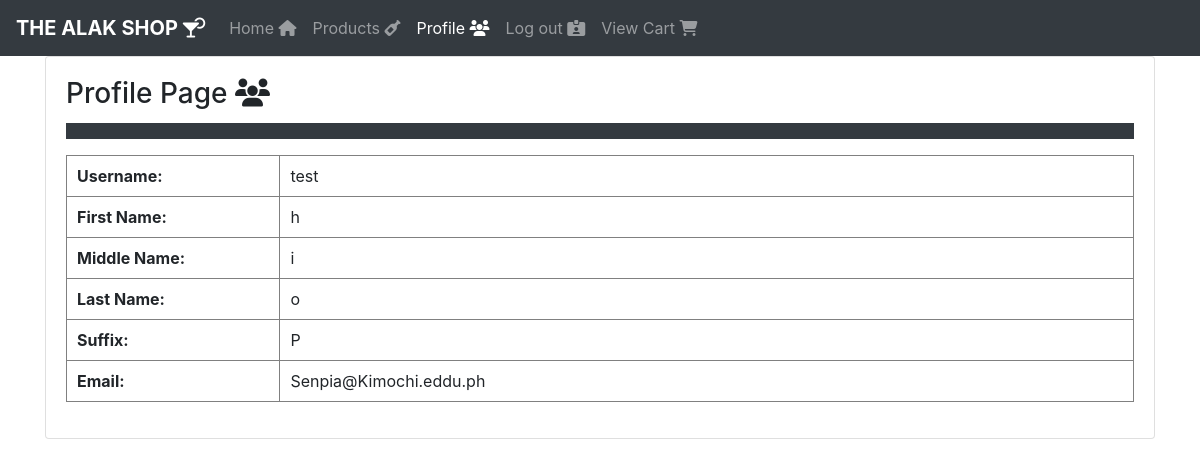
/Finals/profile.php (signed in), run on the app's committed database.
### tables this page shows
CREATE TABLE `accounts` (
  `id` int(11) NOT NULL,
  `username` varchar(255) NOT NULL,
  `password` varchar(255) NOT NULL,
  `firstName` varchar(255) NOT NULL,
  `middleName` varchar(255) NOT NULL,
  `lastName` varchar(255) NOT NULL,
  `suffix` varchar(255) NOT NULL,
  `email` varchar(255) NOT NULL,
  `modeOfPayment` varchar(255) NOT NULL,
  `creditCardNumber` int(11) NOT NULL,
  `expirationDate` varchar(255) NOT NULL,
  `CCV` varchar(255) NOT NULL,
  `address` varchar(255) NOT NULL
);

### Finals/profile.php (the view, shortened to what this page needs)
<?php
  include 'databaseConnections/connect.php';
  if($_SESSION['sess_id']== session_id())
  {
    require_once('view/header-user.php');
 ?>
    <link rel="stylesheet" type="text/css" href="CSS/style.css">
    <h3 class="card-title">Profile Page <i class="fas fa-users"></i></h3>
    <form action="process-order.php" method="post">
      <table class="table">
        <div class="navbar navbar-expand-lg navbar-dark bg-dark">
        <tbody>
              <?php
                $result = mysqli_query($con, "SELECT * FROM accounts WHERE id =".$_SESSION['user_id']."");
                while($row = mysqli_fetch_array($result)){
                  echo '<table cellspacing="10" cellpadding="10" border="1px solid black" width=100%>';
                  echo '  <tr>';
                  echo '    <th width=20%>';
                  echo '      Username: ';
                  echo '    </th>';
                  echo '    <td>';
                  echo '      <span>'.$row['username'].'</span>';
                  echo '    </td>';
                  echo '  </tr>';
                  echo '  <tr>';
                  echo '   <th width=20%>';
                  echo '      First Name: ';
                  echo '   </th>';
                  echo '   <td>';
                  echo '     <span>'.$row['firstName'].'</span>';
                  echo '   </td>';
                  echo '  </tr>';
                  echo '  <tr>';
                  echo '    <th width=20%>';
                  echo '      Middle Name: ';
                  echo '    </th>';
                  echo '    <td>';
                  echo '      <span>'.$row['middleName'].'</span>';
                  echo '    </td>';
                  echo '  </tr>';
                  echo '  <tr>';
                  echo '   <th width=20%>';
                  echo '      Last Name: ';
                  echo '   </th>';
                  echo '   <td>';
                  echo '     <span>'.$row['lastName'].'</span>';
                  echo '   </td>';
                  echo '  </tr>';
                  echo '  <tr>';
                  echo '    <th width=20%>';
                  echo '      Suffix: ';
                  echo '    </th>';
                  echo '    <td>';
                  echo '      <span>'.$row['suffix'].'</span>';
                  echo '    </td>';
                  echo '  </tr>';
                  echo '  <tr>';
                  echo '   <th width=20%>';
                  echo '      Email: ';
                  echo '   </th>';
                  echo '   <td>';
                  echo '     <span>'.$row['email'].'</span>';
                  echo '   </td>';
                  echo '  </tr>';
                  echo '</table>';
                }
               ?>
        </tbody>
      </table>
    </form>
  <?php
    require_once('view/footer.php');
  }
  else {
    if ($_SESSION['sess_id']==session_id()) {
      header("location:profile.php");
    } else {
      header("location:routers/logout.php");
  }
}
  ?>

### data on the page
accounts: username "test", firstName "h", middleName "i", lastName "o", suffix "P", email "Senpia@Kimochi.eddu.ph"
